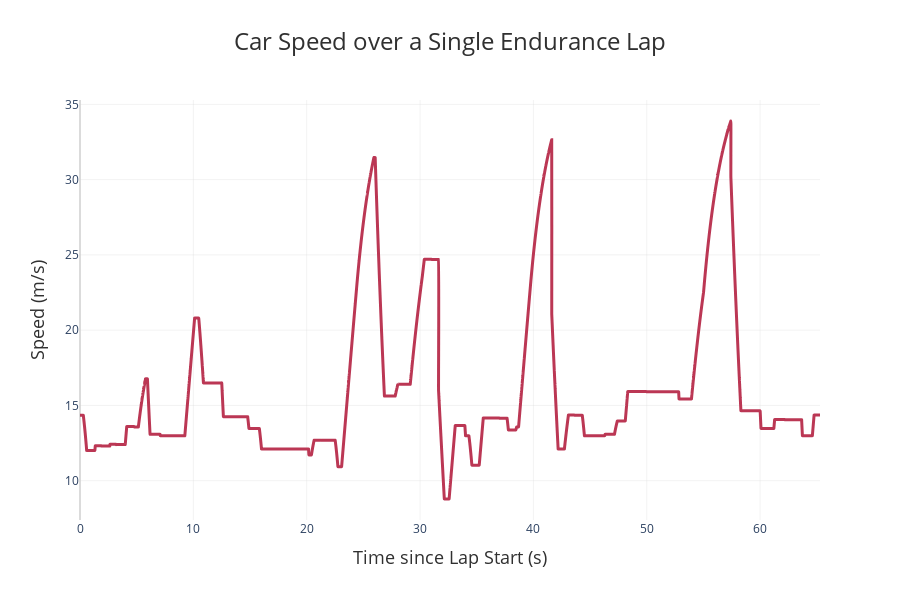

The notebook cell this image was saved under:
### Code cell
plot2D(
    x_list=np.array(endurance_results.time_list),
    y_list=np.array(endurance_results.vel_list),
    title="Car Speed over a Single Endurance Lap",
    x_axis="Time since Lap Start (s)",
    y_axis="Speed (m/s)",
    theme="powertrain",
)

### Figure 1 — Plotly figure (JSON) as saved in the notebook; plotly's stock layout.template omitted (floating-point values rounded to 4 significant figures; data arrays with more than 128 entries replaced by an {"elided": "..."} marker saying what was removed)
{"data": [{"hovertemplate": "Time since Lap Start (s): %{x}<br>Speed (m/s): %{y:.2f}<extra></extra>", "line": {"color": "#BB3754", "shape": "spline", "width": 3}, "mode": "lines", "type": "scatter", "x": {"elided": "16099 float values"}, "y": {"elided": "16099 float values"}}], "layout": {"height": 600, "hovermode": "closest", "legend": {"title": {"text": "Legend"}}, "margin": {"b": 80, "l": 80, "r": 80, "t": 100}, "plot_bgcolor": "white", "showlegend": false, "title": {"font": {"color": "#303030", "size": 24}, "text": "Car Speed over a Single Endurance Lap", "x": 0.5, "xanchor": "center"}, "width": 900, "xaxis": {"gridcolor": "rgba(211, 211, 211, 0.3)", "gridwidth": 1, "showgrid": true, "title": {"font": {"color": "#303030", "size": 18}, "text": "Time since Lap Start (s)"}, "zeroline": true, "zerolinecolor": "rgba(211, 211, 211, 0.8)", "zerolinewidth": 2}, "yaxis": {"gridcolor": "rgba(211, 211, 211, 0.3)", "gridwidth": 1, "showgrid": true, "title": {"font": {"color": "#303030", "size": 18}, "text": "Speed (m/s)"}, "zeroline": true, "zerolinecolor": "rgba(211, 211, 211, 0.8)", "zerolinewidth": 2}}}
